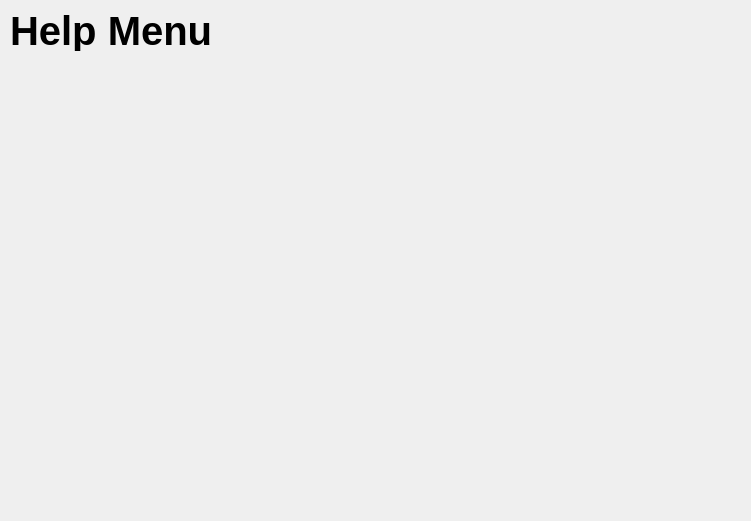
<?xml version="1.0" encoding="UTF-8"?>
<ui version="4.0">
 <class>AlphabetHelp</class>
 <widget class="QDialog" name="AlphabetHelp">
  <property name="geometry">
   <rect>
    <x>0</x>
    <y>0</y>
    <width>751</width>
    <height>521</height>
   </rect>
  </property>
  <property name="windowTitle">
   <string>Dialog</string>
  </property>
  <widget class="QLabel" name="title">
   <property name="geometry">
    <rect>
     <x>10</x>
     <y>10</y>
     <width>261</width>
     <height>41</height>
    </rect>
   </property>
   <property name="font">
    <font>
     <family>Arial</family>
     <pointsize>30</pointsize>
     <bold>true</bold>
    </font>
   </property>
   <property name="text">
    <string>Help Menu</string>
   </property>
  </widget>
  <widget class="QLabel" name="image">
   <property name="geometry">
    <rect>
     <x>12</x>
     <y>78</y>
     <width>731</width>
     <height>441</height>
    </rect>
   </property>
   <property name="text">
    <string/>
   </property>
  </widget>
 </widget>
 <resources/>
 <connections/>
</ui>
